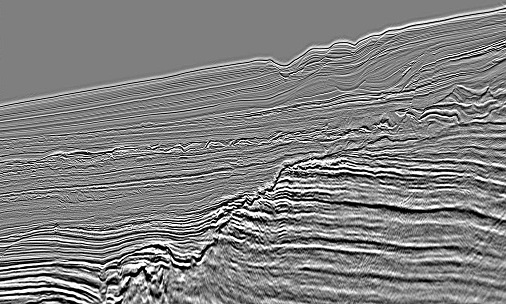
#> input picture seismic/s03.jpg, 506 x 304 px
$ python dip_field_test.py
#> lines starting #> are read from the running program, lines starting #| are printed output that depends on the picture
# %%
####
import numpy as np
import matplotlib.pyplot as plt
from skimage import io, filters

# Function to calculate the dip angle
def calculate_dip_angle(window_gx, window_gy):
    covariance_matrix = np.cov(np.vstack([window_gx, window_gy]))
    eigenvalues, eigenvectors = np.linalg.eig(covariance_matrix)
    principal_eigenvector = eigenvectors[:, np.argmax(eigenvalues)]
    angle = np.arctan2(principal_eigenvector[1], principal_eigenvector[0])
    return np.degrees(angle)

# Load your image (example)
image_path = 'seismic/s03.jpg'
image = io.imread(image_path, as_gray=True)
#> image is the input picture: shape (304, 506) float64; min 0, max 1, mean 0.505
print(image.shape)
#| (304, 506)

# Display the image
plt.imshow(image, cmap='gray')
plt.title('Original Image')
plt.axis('off')
plt.show()


# %%
#### Calculate gradients
gx = filters.sobel_h(image)
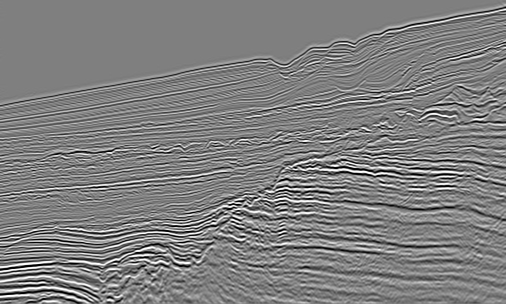
#> gx: shape (304, 506) float64; min -1, max 1, mean -9.72e-05; drawn with min black and max white
gy = filters.sobel_v(image)
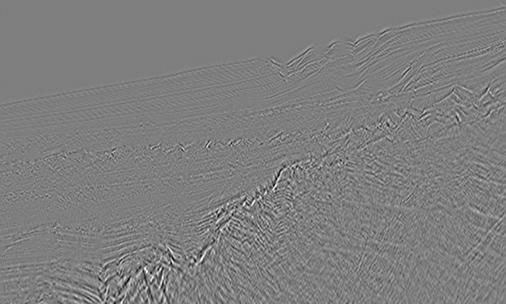
#> gy: shape (304, 506) float64; min -0.962, max 0.969, mean -1.07e-05; drawn with min black and max white
gradient_magnitude = np.sqrt(gx**2 + gy**2)
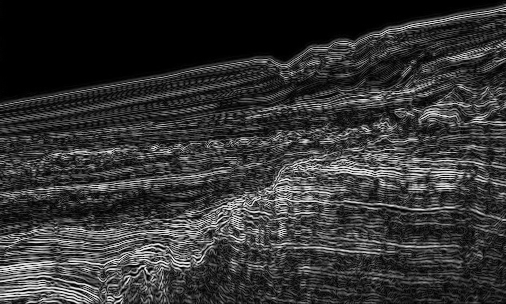
#> gradient_magnitude: shape (304, 506) float64; min 0, max 1.11, mean 0.226; drawn with min black and max white

# Define a threshold for gradient magnitude
magnitude_threshold = np.percentile(gradient_magnitude, 75)  # Example: keep top 25% strongest signals
#> magnitude_threshold = 0.33

# Define your ROI (for the entire image here, but can be adjusted)
roi_start_x, roi_start_y = 0, 0
roi_end_x, roi_end_y = image.shape[1], image.shape[0]
#> roi_end_x = 506; roi_end_y = 304

# Window size for calculating dip angle
window_size = 5  # Must be odd
half_window = window_size // 2

# Initialize the dip field map
dip_field_map = np.full(image.shape, np.nan)  # Initialize with NaNs

# Initialize an empty list for points
significant_points = []

angle_threshold = 30

res = []
# Iterate over each pixel in the ROI and calculate dip angle if above threshold
for y in range(roi_start_y + half_window, roi_end_y - half_window):
    for x in range(roi_start_x + half_window, roi_end_x - half_window):
        # Only proceed if gradient magnitude exceeds the threshold
        if gradient_magnitude[y, x] > magnitude_threshold:
            window_gx = gx[y-half_window:y+half_window+1, x-half_window:x+half_window+1].flatten()
            window_gy = gy[y-half_window:y+half_window+1, x-half_window:x+half_window+1].flatten()
            dip_angle = calculate_dip_angle(window_gx, window_gy)
            # if (dip_angle > angle_threshold) or (dip_angle < (-1*angle_threshold)):
            if dip_angle < (-1*angle_threshold):
                dip_field_map[y, x] = dip_angle
                significant_points.append((x, y))
            else:
                dip_field_map[y, x] = np.nan  # Use NaN or another indicator for angles below the threshold
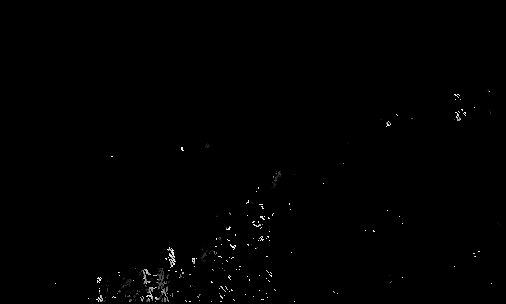
#> dip_field_map: shape (304, 506) float64; 99.18% of the values are NaN or infinite; the others: min -135, max -30, mean -83.89; drawn with min black, max white, NaN and infinite black

# Visualization of the dip field map with strong signals only
plt.imshow(dip_field_map, cmap='hsv', interpolation='nearest')
plt.colorbar(label='Dip Angle (degrees)')
plt.title('Dip Field Map with Strong Signals')
# plt.axis('off')
plt.show()
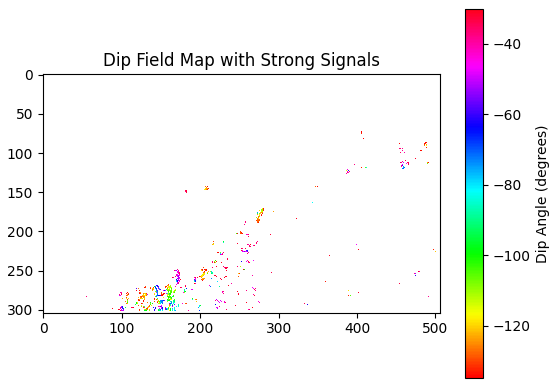
#> figure drawn by matplotlib, 2 panels


# %%
#### line detection
from sklearn.cluster import DBSCAN
import numpy.linalg as la

significant_points = np.array(significant_points)

# fix the upside down issue
image_height = image.shape[0]
inverted_points = np.copy(significant_points)
inverted_points[:, 1] = image_height - significant_points[:, 1]

# DBSCAN clustering
clustering = DBSCAN(eps=3, min_samples=5).fit(inverted_points)
labels = clustering.labels_

# Plot clusters
plt.scatter(inverted_points[:, 0], inverted_points[:, 1], c=labels,
            cmap='viridis', s=5)


# %%
#### Fit and plot lines or polynomials for each cluster

# Define a minimum length for lines to be plotted
min_line_length = 10  # Adjust this threshold as needed

for label in set(labels):
    if label != -1:  # -1 is noise in DBSCAN
        cluster_points = significant_points[labels == label]
        if len(cluster_points) > 1:  # Need at least two points to fit a line
            # Calculate the pairwise distances between points in the cluster
            distances = la.norm(cluster_points[:, None] - cluster_points, axis=-1)
            # Find the maximum distance
            max_distance = np.max(distances)
            # Proceed if the longest line in the cluster exceeds the threshold
            if max_distance > min_line_length:
                # Fit a line (1st-degree polynomial)
                coef = np.polyfit(cluster_points[:, 0], cluster_points[:, 1], 1)
                poly = np.poly1d(coef)
                # Determine the end points of the line to plot
                x_vals = np.array([min(cluster_points[:, 0]), max(cluster_points[:, 0])])
                plt.plot(x_vals, poly(x_vals), color='blue')
#> this loop made 36 passes
#> label on pass 36: -1

plt.imshow(image, cmap='gray')
plt.show()
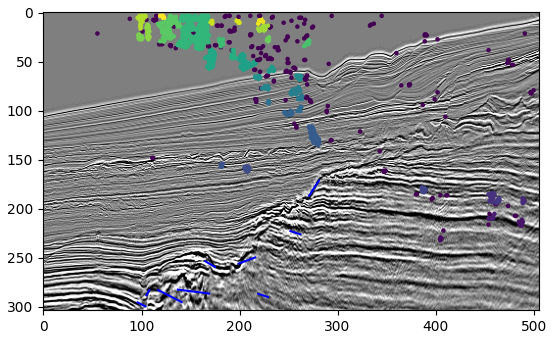
#> figure drawn by matplotlib, 1 panel


# %%

$ run again, with seismic/s01.jpg copied over seismic/s03.jpg
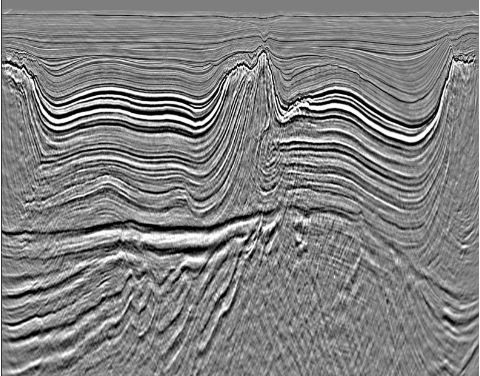
#> input picture seismic/s01.jpg, 480 x 376 px
#> image is the input picture: shape (376, 480) float64; min 0, max 1, mean 0.506
#| (376, 480)
#> `gradient_magnitude = np.sqrt(gx**2 + gy**2)`:
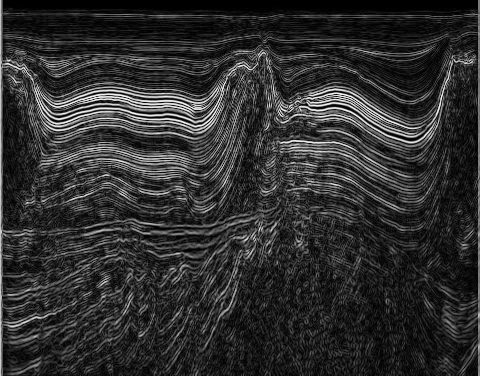
#> gradient_magnitude: shape (376, 480) float64; min 0, max 1.03, mean 0.193; drawn with min black and max white
#> magnitude_threshold = 0.256
#> `plt.show()`:
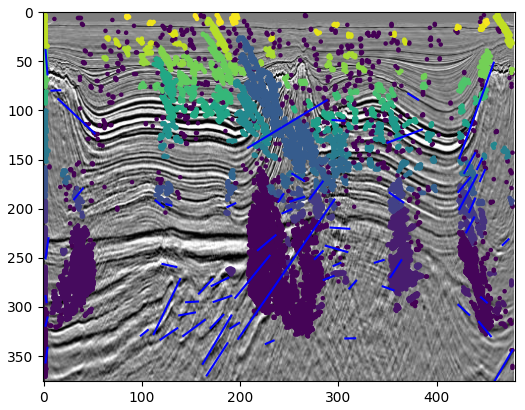
#> figure drawn by matplotlib, 1 panel

$ run again, with seismic/s02_sm.jpg copied over seismic/s03.jpg
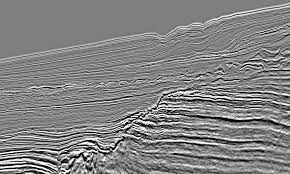
#> input picture seismic/s02_sm.jpg, 290 x 174 px
#> image is the input picture: shape (174, 290) float64; min 0, max 1, mean 0.515
#| (174, 290)
#> `gradient_magnitude = np.sqrt(gx**2 + gy**2)`:
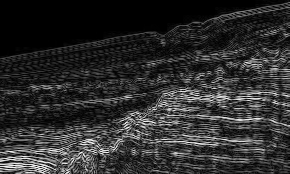
#> gradient_magnitude: shape (174, 290) float64; min 0, max 1.04, mean 0.185; drawn with min black and max white
#> magnitude_threshold = 0.266
#> the loop `for label in set(labels):` made 10 passes
#> label on pass 10: -1
#> `plt.show()`:
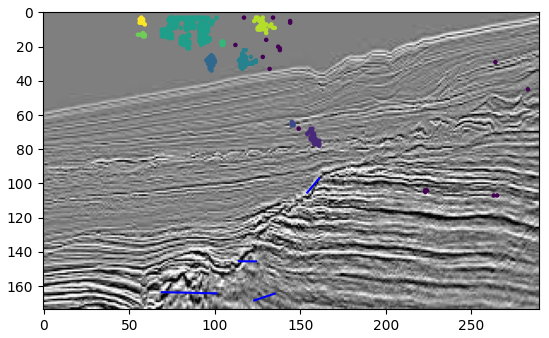
#> figure drawn by matplotlib, 1 panel
